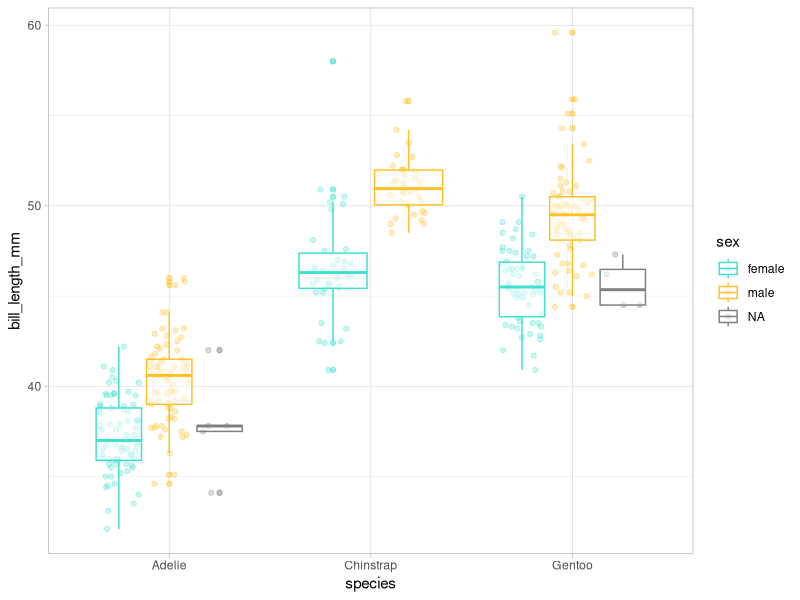
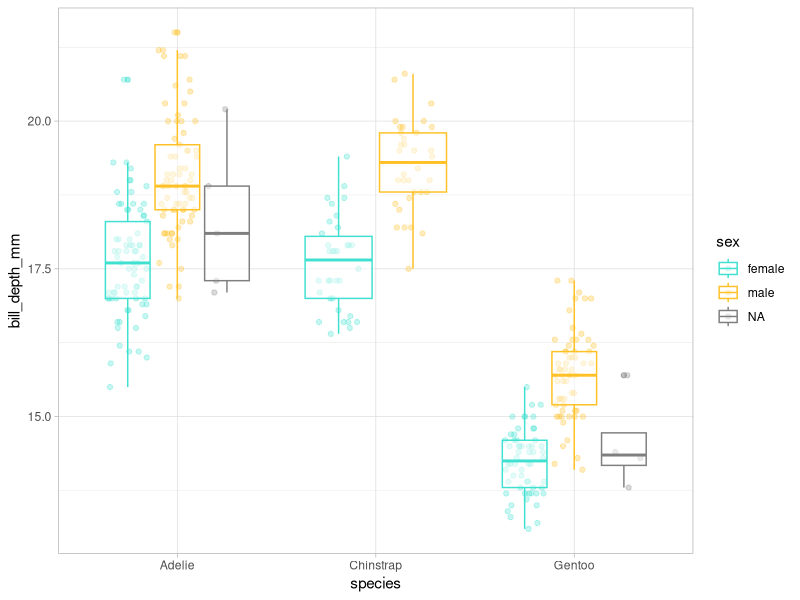
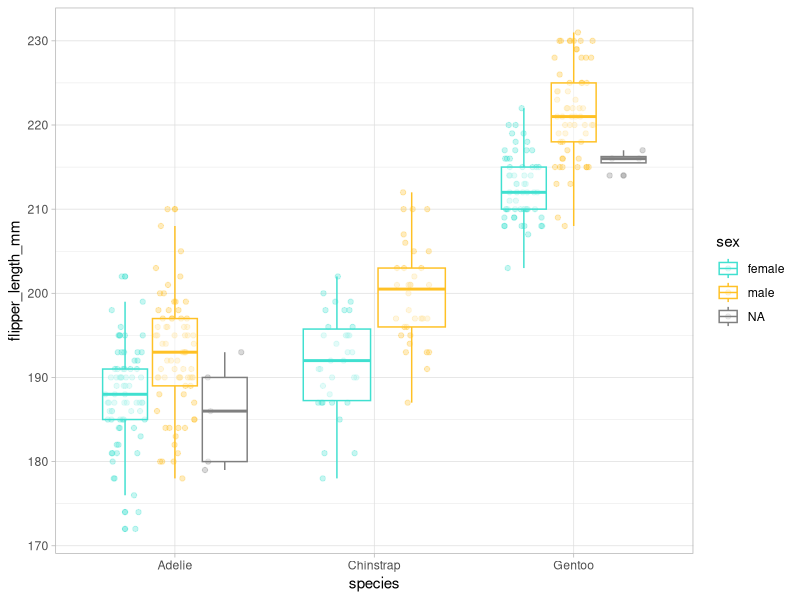
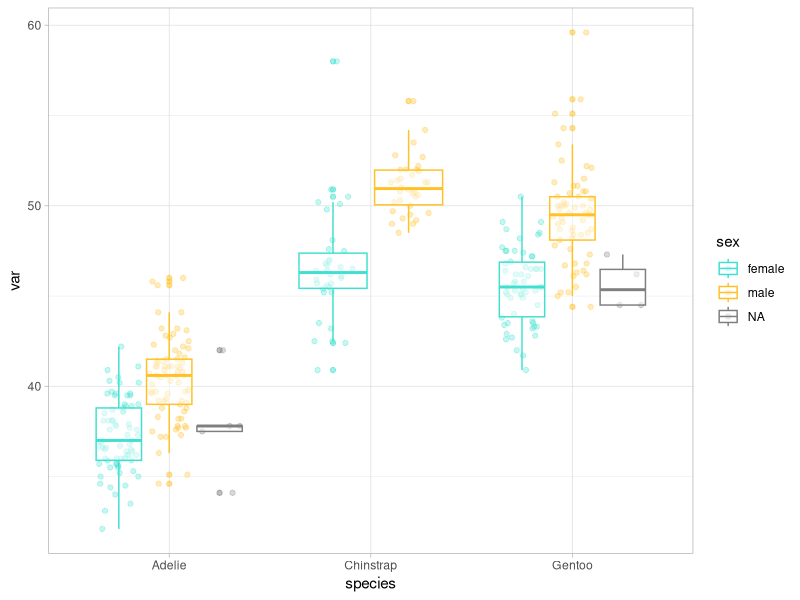

Generate these figures, in order, with R: (Note: this script raises an error after producing the figures.)
## ---- chunk 1
#| warning: false

# install.packages("palmerpenguins")
library(palmerpenguins)
library(tidyverse)

df <- penguins |> 
  select(bill_length_mm, bill_depth_mm, flipper_length_mm, body_mass_g)

df_rescaled1 <- df |> 
  mutate(bill_length_mm = (bill_length_mm - min(bill_length_mm, na.rm = TRUE)) / (max(bill_length_mm, na.rm = TRUE) - min(bill_length_mm, na.rm = TRUE)),
    bill_depth_mm = (bill_depth_mm - min(bill_depth_mm, na.rm = TRUE)) / (max(bill_depth_mm, na.rm = TRUE) - min(bill_length_mm, na.rm = TRUE)),
    flipper_length_mm = (flipper_length_mm - min(flipper_length_mm, na.rm = TRUE)) / (max(flipper_length_mm, na.rm = TRUE) - min(flipper_length_mm, na.rm = TRUE)),
    body_mass_g = (body_mass_g - min(body_mass_g, na.rm = TRUE)) / (max(body_mass_g, na.rm = TRUE) - min(body_mass_g, na.rm = TRUE)))
    
View(df_rescaled1)

#
rescale01 <- function(x) {
  rng <- range(x, na.rm = TRUE)   
  (x - rng[1]) / (rng[2] - rng[1]) 
} 

df_rescaled2 <- df |> 
  mutate(bill_length_mm = rescale01(bill_length_mm),
         bill_depth_mm = rescale01(bill_depth_mm),
         flipper_length_mm = rescale01(flipper_length_mm), 
         body_mass_g = rescale01(body_mass_g))  

View(df_rescaled2)

#
df_rescaled3 <- lapply(df, rescale01)

View(df_rescaled3)

## ---- chunk 2

nombre1_v1 <- function(x, y) {
  paste(x, y, sep = "_")
}  

nombre1_v2 <- function(x, y) paste(x, y, sep = "_")  

nombre1_v3 <- \(x, y) paste(x, y, sep = "_")

nombre1_v1("Vero", "Cruz") 
nombre1_v2("Vero", "Cruz") 
nombre1_v3("Vero", "Cruz") 

## ---- chunk 3

map(penguins, function(x) length(unique(x)))

penguins |> 
  map(function(x) length(unique(x)))

## ---- chunk 4
#| warning: false

penguins_num <- penguins |> 
  select(species, sex, where(is.numeric))

# nos interesan las diferencias entre especie y sexo

ggplot(penguins_num, aes(x = species, y = bill_length_mm, color = sex)) +
  geom_point(position = position_jitterdodge(), alpha = 0.3) +
  geom_boxplot(alpha = 0.5) +
  scale_color_manual(values = c("turquoise", "goldenrod1")) +
  theme_light()

ggplot(penguins_num, aes(x = species, y = bill_depth_mm, color = sex)) +
  geom_point(position = position_jitterdodge(), alpha = 0.3) +
  geom_boxplot(alpha = 0.5) +
  scale_color_manual(values = c("turquoise", "goldenrod1")) +
  theme_light()

ggplot(penguins_num, aes(x = species, y = flipper_length_mm, color = sex)) +
  geom_point(position = position_jitterdodge(), alpha = 0.3) +
  geom_boxplot(alpha = 0.5) +
  scale_color_manual(values = c("turquoise", "goldenrod1")) +
  theme_light()

# etc
## ---- chunk 5
#| warning: false

var <- penguins_num$bill_length_mm

ggplot(penguins_num, aes(x = species, y = var, color = sex)) +
  geom_point(position = position_jitterdodge(), alpha = 0.3) +
  geom_boxplot(alpha = 0.5) +
  scale_color_manual(values = c("turquoise", "goldenrod1")) +
  theme_light()
 
## ---- chunk 6
#| warning: false
#| error: true

var <- body_mass_g
var <- "body_mass_g"

ggplot(penguins_num, aes(x = species, y = var, color = sex)) +
  geom_point(position = position_jitterdodge(), alpha = 0.3) +
  geom_boxplot(alpha = 0.5) +
  scale_color_manual(values = c("turquoise", "goldenrod1")) +
  theme_light() +
  ylab(var) # grafico erroneo

ggplot(penguins_num, aes(x = species, y = .data[[var]], color = sex)) +
  geom_point(position = position_jitterdodge(), alpha = 0.3) +
  geom_boxplot(alpha = 0.5) +
  scale_color_manual(values = c("turquoise", "goldenrod1")) +
  theme_light() +
  ylab(var) # grafico correcto


## ---- chunk 7

explorar_penguins <- function (var) {
  ggplot(penguins_num, aes(x = species, y = .data[[var]], color = sex)) +
    geom_point(position = position_jitterdodge(), alpha = 0.3) +
    geom_boxplot(alpha = 0.5) +
    scale_color_manual(values = c("turquoise", "goldenrod1")) +
    theme_light() +
    ylab(var) 
}

## ---- chunk 8

explorar_penguins(var = "body_mass_g") 
explorar_penguins(var = "flipper_length_mm") 
explorar_penguins(var = "bill_depth_mm")

## ---- chunk 9

set.seed(123)

df_ej <- data.frame(
  a = sample(1:5),
  b = sample(1:5),
  c = sample(1:5)
)

salida <- vector("double", 3)           # 1. salida
for (i in 1:3) {                        # 2. secuencia
  salida[[i]] <- first(df_ej[[i]])      # 3. cuerpo
}

salida

# podriamos generalizar el for
salida <- vector("double", ncol(df_ej))   # 1. salida
for (i in seq_along(df_ej)) {             # 2. secuencia
  salida[[i]] <- first(df_ej[[i]])        # 3. cuerpo
}

salida

# tambien podriamos iterar sobre filas
salida <- vector("double", nrow(df_ej)) 
for(i in 1:nrow(df_ej)) {
    salida[[i]] <- sum(df_ej[i, ])
}

salida

## ---- chunk 10

aleatorizacion <- function(f) {
  f(rnorm(5))
}

aleatorizacion(f = median)

## ---- chunk 11

map(df_ej, first)

df_ej |> 
  map(first)

salida <- vector("list", length = 3)
for (i in 1:3) {
  salida[[i]] <- first(df_ej[[i]])
}
salida

## ---- chunk 12

cuadratica <- function(x) {
  x ^ 2
}

map_ouput_list <- map(.x = 1:4, .f = cuadratica)

lapply_ouput_list <- lapply(X = 1:4, FUN = cuadratica)

# seleccionar cada elemento de la lista
map_ouput_list[[1]]

map_ouput_list |>
  pluck(1)

# algun uso mas interesante 
glimpse(penguins)

# atajo para generar una funcion anonima:  \(nombre_del_argumento)
map(.x = penguins, .f = \(x) length(unique(x)))

# salida dataframe
map_df(.x = penguins, .f = \(x) length(unique(x)))

## ---- chunk 13

map_lgl(penguins, is.numeric)
penguins_num <- penguins[ , map_lgl(penguins, is.numeric)] 
map_dbl(penguins_num, median, na.rm = T)
map_chr(penguins, class)
map_int(penguins, \(x) length(unique(x)))
1:4 |> 
  map_vec(\(x) as.Date(ISOdate(x + 2024, 09, 25)))

## ---- chunk 14

potencia <- function(base, exponente) {
  base ^ exponente
}

set.seed(123)

x <- sample(5)
y <- sample(5)

map2(x, y, potencia)

## ---- chunk 15

penguins_list <- penguins |>
  group_split(species)

# asignamos nombres a las listas
names(penguins_list) <- c("p1", "p2", "p3")

## ---- chunk 16
Sys.time()
sessionInfo()
